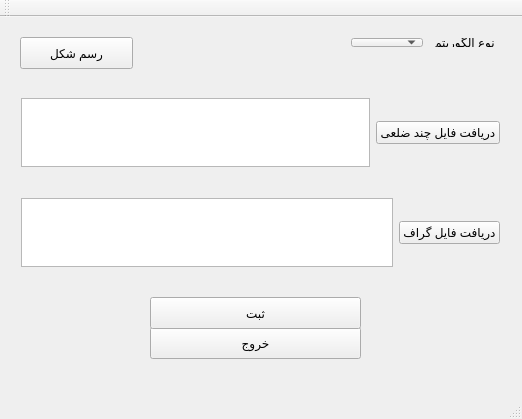
<?xml version="1.0" encoding="UTF-8"?>
<ui version="4.0">
 <class>MainWindow</class>
 <widget class="QMainWindow" name="MainWindow">
  <property name="geometry">
   <rect>
    <x>0</x>
    <y>0</y>
    <width>522</width>
    <height>419</height>
   </rect>
  </property>
  <property name="windowTitle">
   <string>MainWindow</string>
  </property>
  <widget class="QWidget" name="centralWidget">
   <widget class="QPushButton" name="ExitBtn">
    <property name="geometry">
     <rect>
      <x>150</x>
      <y>310</y>
      <width>211</width>
      <height>32</height>
     </rect>
    </property>
    <property name="text">
     <string>خروج</string>
    </property>
   </widget>
   <widget class="QPushButton" name="startAlgorithmBtn">
    <property name="geometry">
     <rect>
      <x>150</x>
      <y>280</y>
      <width>211</width>
      <height>32</height>
     </rect>
    </property>
    <property name="text">
     <string>ثبت</string>
    </property>
   </widget>
   <widget class="QWidget" name="horizontalLayoutWidget">
    <property name="geometry">
     <rect>
      <x>340</x>
      <y>10</y>
      <width>171</width>
      <height>31</height>
     </rect>
    </property>
    <layout class="QHBoxLayout" name="horizontalLayout">
     <item>
      <widget class="QComboBox" name="comboBox">
       <property name="currentText">
        <string/>
       </property>
       <property name="currentIndex">
        <number>-1</number>
       </property>
      </widget>
     </item>
     <item>
      <widget class="QLabel" name="label">
       <property name="text">
        <string>نوع الگوریتم</string>
       </property>
       <property name="alignment">
        <set>Qt::AlignCenter</set>
       </property>
      </widget>
     </item>
    </layout>
   </widget>
   <widget class="QWidget" name="horizontalLayoutWidget_2">
    <property name="geometry">
     <rect>
      <x>10</x>
      <y>70</y>
      <width>501</width>
      <height>91</height>
     </rect>
    </property>
    <layout class="QHBoxLayout" name="horizontalLayout_2">
     <item>
      <widget class="QTextEdit" name="shapeTextEdit"/>
     </item>
     <item>
      <widget class="QPushButton" name="getShapedBtn">
       <property name="text">
        <string>دریافت فایل چند ضلعی</string>
       </property>
      </widget>
     </item>
    </layout>
   </widget>
   <widget class="QWidget" name="horizontalLayoutWidget_3">
    <property name="geometry">
     <rect>
      <x>10</x>
      <y>170</y>
      <width>501</width>
      <height>91</height>
     </rect>
    </property>
    <layout class="QHBoxLayout" name="horizontalLayout_3">
     <item>
      <widget class="QTextEdit" name="graphTextEdit"/>
     </item>
     <item>
      <widget class="QPushButton" name="getGraphBtn">
       <property name="text">
        <string>دریافت فایل گراف</string>
       </property>
       <property name="iconSize">
        <size>
         <width>16</width>
         <height>16</height>
        </size>
       </property>
      </widget>
     </item>
    </layout>
   </widget>
   <widget class="QPushButton" name="pushButton">
    <property name="geometry">
     <rect>
      <x>20</x>
      <y>20</y>
      <width>113</width>
      <height>32</height>
     </rect>
    </property>
    <property name="text">
     <string>رسم شکل</string>
    </property>
   </widget>
  </widget>
  <widget class="QMenuBar" name="menuBar">
   <property name="geometry">
    <rect>
     <x>0</x>
     <y>0</y>
     <width>522</width>
     <height>22</height>
    </rect>
   </property>
  </widget>
  <widget class="QToolBar" name="mainToolBar">
   <attribute name="toolBarArea">
    <enum>TopToolBarArea</enum>
   </attribute>
   <attribute name="toolBarBreak">
    <bool>false</bool>
   </attribute>
  </widget>
  <widget class="QStatusBar" name="statusBar"/>
 </widget>
 <layoutdefault spacing="6" margin="11"/>
 <resources/>
 <connections/>
</ui>
